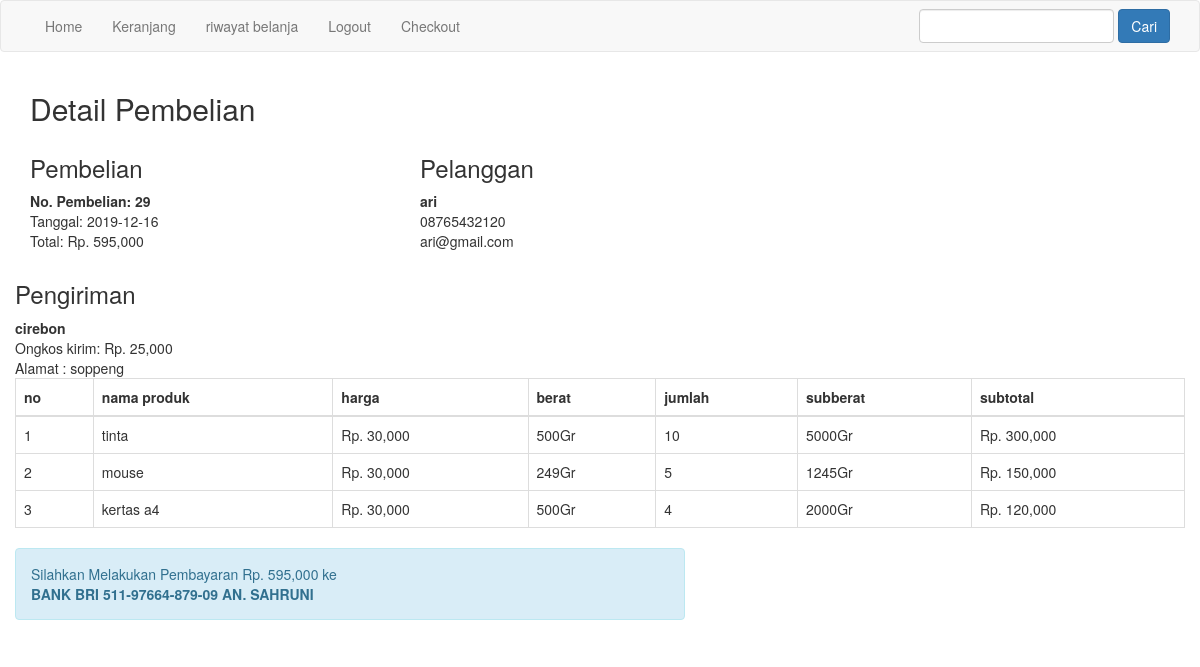
Screenshot of /nota.php?id=29 (signed in) with the database file from the repository.
### tables this page shows
CREATE TABLE IF NOT EXISTS `pembelian` (
  `id_pembelian` int(11) NOT NULL AUTO_INCREMENT,
  `id_pelanggan` int(11) NOT NULL,
  `id_ongkir` int(11) NOT NULL,
  `tanggal_pembelian` date NOT NULL,
  `total_pembelian` int(11) NOT NULL,
  `nama_kota` varchar(100) NOT NULL,
  `tarif` int(11) NOT NULL,
  `alamat_pengiriman` text NOT NULL,
  `status_pembelian` varchar(100) NOT NULL DEFAULT 'pending',
  `resi_pengiriman` varchar(50) NOT NULL,
  PRIMARY KEY (`id_pembelian`)
);

CREATE TABLE IF NOT EXISTS `pelanggan` (
  `id_pelanggan` int(11) NOT NULL AUTO_INCREMENT,
  `email_pelanggan` varchar(100) NOT NULL,
  `password_pelanggan` varchar(57) NOT NULL,
  `nama_pelanggan` varchar(100) NOT NULL,
  `telepon_pelanggan` varchar(25) NOT NULL,
  `alamat_pelanggan` text NOT NULL,
  PRIMARY KEY (`id_pelanggan`)
);

CREATE TABLE IF NOT EXISTS `pembelian_produk` (
  `id_pembelian_produk` int(11) NOT NULL AUTO_INCREMENT,
  `id_pembelian` int(11) NOT NULL,
  `id_produk` int(11) NOT NULL,
  `jumlah` int(11) NOT NULL,
  `nama` varchar(100) NOT NULL,
  `harga` int(11) NOT NULL,
  `berat` int(11) NOT NULL,
  `subberat` int(11) NOT NULL,
  `subharga` int(11) NOT NULL,
  PRIMARY KEY (`id_pembelian_produk`)
);

### nota.php (the view, shortened to what this page needs)
<?php
include 'koneksi.php';?>
<!DOCTYPE html>
<html>
<head>
	<link rel ="stylesheet" href="admin/assets/css/bootstrap.css">
</head>
<body>
<?php include 'menu.php'; ?>
<section class="konten">
	<div class="container">
		<h2>Detail Pembelian</h2>
<?php
$ambil = $koneksi->query("select *from pembelian join pelanggan on pembelian.id_pelanggan=pelanggan.id_pelanggan where pembelian.id_pembelian='$_GET[id]'");
$detail = $ambil->fetch_assoc();
?>
<div class="row">
	<div class="col-md-4">
		<h3>Pembelian</h3>
		<strong>No. Pembelian: <?php echo $detail['id_pembelian'] ?> </strong><br>
		Tanggal: <?php echo $detail['tanggal_pembelian']; ?><br>
		Total: Rp. <?php echo number_format ($detail['total_pembelian']) ?>
</div>
<div class="row">
	<div class="col-md-4">
		<h3>Pelanggan</h3>
		<strong><?php echo $detail['nama_pelanggan']; ?> </strong> <br>
		<p>
				<?php echo $detail['telepon_pelanggan']; ?> <br>
				<?php echo $detail['email_pelanggan']; ?>
		</p>
	</div>
	<div class="col-md-4">
		<h3>Pengiriman</h3>
		<strong><?php echo $detail['nama_kota'] ?></strong><br>
		Ongkos kirim: Rp. <?php echo number_format($detail['tarif']); ?> <br>
		Alamat : <?php echo$detail['alamat_pengiriman'] ?>
	</div>
</div>
<table class="table table-bordered">
	<thead>
		<tr>
			<th>no</th>
			<th>nama produk</th>
			<th>harga</th>
			<th>berat</th>
			<th>jumlah</th>
			<th>subberat</th>
			<th>subtotal</th>
		</tr>
	</thead>
	<tbody>
	<?php $nomor=1; ?>
		<?php $ambil=$koneksi->query("select *from pembelian_produk where id_pembelian='$_GET[id];'") ?>
		<?php while ($pecah=$ambil->fetch_assoc()){ ?>
		<tr>
		<td><?php echo $nomor;?></td>
		<td><?php echo $pecah['nama']; ?></td>
		<td>Rp. <?php echo number_format ($pecah['harga']); ?></td>
		<td><?php echo $pecah['berat']; ?>Gr </td>
		<td><?php echo $pecah['jumlah']; ?></td>
		<td><?php echo $pecah['subberat'];?>Gr </td>
		<td>Rp. <?php echo number_format ($pecah['subharga']);?></td>
		</tr>
		<?php $nomor++; ?>
		<?php } ?>
	</tbody>
</table>
<div class="row">
	<div class="col-md-7">
	<div class="alert alert-info">
	<p>
	Silahkan Melakukan Pembayaran Rp. <?php echo number_format( $detail['total_pembelian']); ?>  ke <br>
	<strong>BANK BRI 511-97664-879-09 AN. SAHRUNI</strong>
	</p>
	</div>
		</div>
		</div>
	</div>
</section>
</body>
</html>

### rows the page displays
pembelian: id_pembelian "29", tanggal_pembelian "2019-12-16", total_pembelian "595,000", id_pelanggan.nama_pelanggan "ari", id_pelanggan.telepon_pelanggan "08765432120", id_pelanggan.email_pelanggan "ari@gmail.com", nama_kota "cirebon", tarif "25,000", alamat_pengiriman "soppeng"
pembelian_produk: nama "tinta", harga "30,000", berat "500", jumlah "10", subberat "5000", subharga "300,000"
pembelian_produk: nama "mouse", harga "30,000", berat "249", jumlah "5", subberat "1245", subharga "150,000"
pembelian_produk: nama "kertas a4", harga "30,000", berat "500", jumlah "4", subberat "2000", subharga "120,000"
